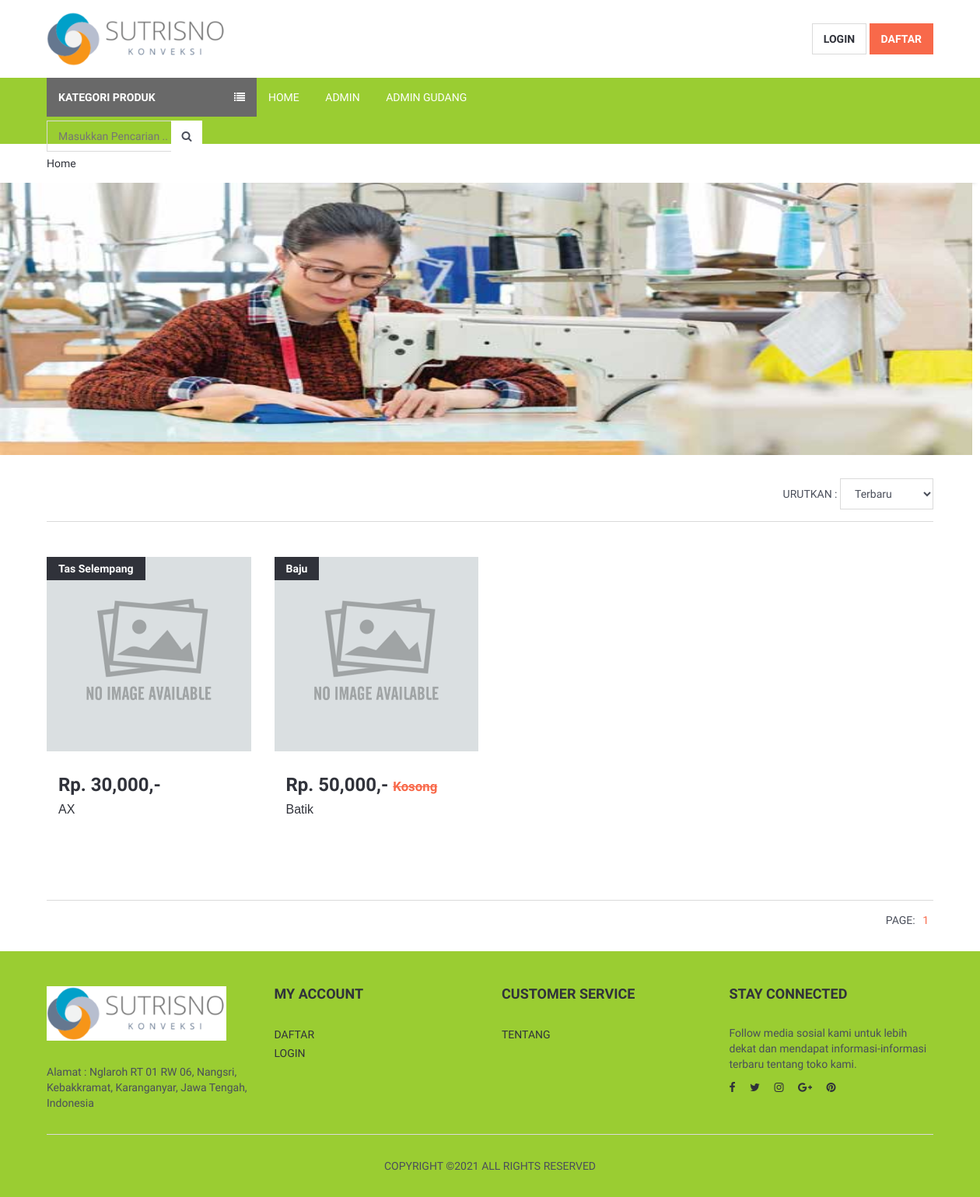
The page / on the database its author committed.
### tables this page shows
CREATE TABLE `produk` (
  `produk_id` int NOT NULL,
  `produk_nama` varchar(255) NOT NULL,
  `produk_kategori` int NOT NULL,
  `produk_harga` int NOT NULL,
  `produk_keterangan` text NOT NULL,
  `produk_jumlah` int NOT NULL,
  `produk_berat` int NOT NULL,
  `produk_foto1` varchar(255) DEFAULT NULL,
  `produk_foto2` varchar(255) DEFAULT NULL,
  `produk_foto3` varchar(255) DEFAULT NULL
);

CREATE TABLE `kategori` (
  `kategori_id` int NOT NULL,
  `kategori_nama` varchar(255) NOT NULL
);

### index.php (the view, shortened to what this page needs)
<?php include 'header.php'; ?>
<link type="text/css" rel="stylesheet" href="frontend/css/style2.css" />
<div id="breadcrumb">
	<div class="container">
		<ul class="breadcrumb">
			<li><a href="index.php">Home</a></li>
		</ul>
	</div>
</div>
<div class=xection>
		<div>
			<img width="1250" height="350" src="frontend/img/banner2.png">
		</div>
</div>
<div class="section">
	<div class="container">
		<div class="row">
			<div id="main" class="col-md-12">
				<form action="" method="get">
					<div class="store-filter clearfix">
						<div class="pull-right">
							<div class="sort-filter">
								<span class="text-uppercase">Urutkan :</span>
								<select class="input" name="urutan" onchange="this.form.submit()">
									<option <?php if(isset($_GET['urutan']) && $_GET['urutan'] == "terbaru"){echo "selected='selected'";} ?> value="terbaru">Terbaru</option>
								</select>
							</div>
						</div>
					</div>
				</form>
				<div id="store">
					<div class="row">
						<?php
						$halaman = 12;
						$page = isset($_GET["halaman"]) ? (int)$_GET["halaman"] : 1;
						$mulai = ($page>1) ? ($page * $halaman) - $halaman : 0;
						if(isset($_GET['urutan']) && $_GET['urutan'] == "harga"){
							if(isset($_GET['cari'])){
								$cari = $_GET['cari'];
								$result = mysqli_query($koneksi,"select * from produk,kategori where kategori_id=produk_kategori and produk_nama like '%$cari%' order by produk_harga asc");
							}else{
								$result = mysqli_query($koneksi,"select * from produk,kategori where kategori_id=produk_kategori order by produk_harga asc");
							}
						}else{
							if(isset($_GET['cari'])){
								$cari = $_GET['cari'];
								$result = mysqli_query($koneksi,"select * from produk,kategori where kategori_id=produk_kategori and produk_nama like '%$cari%' order by produk_id desc");
							}else{
								$result = mysqli_query($koneksi,"select * from produk,kategori where kategori_id=produk_kategori order by produk_id desc");
							}
						}
						$total = mysqli_num_rows($result);
						$pages = ceil($total/$halaman);
						if(isset($_GET['urutan']) && $_GET['urutan'] == "harga"){
							if(isset($_GET['cari'])){
								$cari = $_GET['cari'];
								$data = mysqli_query($koneksi,"select * from produk,kategori where kategori_id=produk_kategori and produk_nama like '%$cari%' order by produk_harga asc LIMIT $mulai, $halaman");
							}else{
								$data = mysqli_query($koneksi,"select * from produk,kategori where kategori_id=produk_kategori order by produk_harga asc LIMIT $mulai, $halaman");
							}
						}else{
							if(isset($_GET['cari'])){
								$cari = $_GET['cari'];
								$data = mysqli_query($koneksi,"select * from produk,kategori where kategori_id=produk_kategori and produk_nama like '%$cari%' order by produk_id desc LIMIT $mulai, $halaman");
							}else{
								$data = mysqli_query($koneksi,"select * from produk,kategori where kategori_id=produk_kategori order by produk_id desc LIMIT $mulai, $halaman");
							}
						}
						while($d = mysqli_fetch_array($data)){
							?>
							<div class="col-md-3 col-sm-6 col-xs-6">
								<div class="product product-single">
									<div class="product-thumb">
										<div class="product-label">
											<span><?php echo $d['kategori_nama'] ?></span>
										</div>
										<?php if($d['produk_foto1'] == ""){ ?>
											<img src="gambar/sistem/produk.png" style="height: 250px">
										<?php }else{ ?>
											<img src="gambar/produk/<?php echo $d['produk_foto1'] ?>" style="height: 250px">
										<?php } ?>
									</div>
									<div class="product-body">
										<h3 class="product-price"><?php echo "Rp. ".number_format($d['produk_harga']).",-"; ?> <?php if($d['produk_jumlah'] == 0){?> <del class="product-old-price">Kosong</del> <?php } ?></h3>
										<h2 class="product-name"><a href="produk_detail.php?id=<?php echo $d['produk_id'] ?>"><?php echo $d['produk_nama']; ?></a></h2>
									</div>
								</div>
							</div>
							<?php
						}
						?>
					</div>
				</div>
				<div class="store-filter clearfix">
					<div class="pull-right">
						<ul class="store-pages">
							<li><span class="text-uppercase">Page:</span></li>
							<?php for ($i=1; $i<=$pages ; $i++){ ?>
								<?php if($page==$i){ ?>
									<li class="active"><?php echo $i; ?></li>
								<?php } ?>
							<?php } ?>
						</ul>
					</div>
				</div>
			</div>
		</div>
	</div>
</div>
<?php include 'footer.php'; ?>

### frontend/css/style.css (style rules this page uses)
body { font-family: 'Hind', sans-serif; color: #4A4E5A; overflow-x: hidden; }
h1, h2, h3, h4, h5, h6 { color: #30323A; margin: 0 0 10px; font-weight: 700; }
a { color: #30323A; -webkit-transition: 0.3s color; transition: 0.3s color; }
ul, ol { margin: 0; padding: 0; list-style: none }
.input { width: 100%; height: 40px; padding: 0px 15px; border: none; background-color: transparent; -webkit-box-shadow: 0px 0px 0px 1px #DADADA inset, 0px 0px 0px 5px transparent; box-shadow: 0px 0px 0px 1px #DADADA inset, 0px 0px 0px 5px transparent; -webkit-transition: 0.3s all; transition: 0.3s all; }
.section { padding-top: 30px; padding-bottom: 30px; }
#breadcrumb { -webkit-box-shadow: 0px 6px 6px -6px rgba(0, 0, 0, 0.175); box-shadow: 0px 6px 6px -6px rgba(0, 0, 0, 0.175); }
.breadcrumb { background-color: transparent; border: none; border-radius: 0px; padding: 15px 0px; margin: 0; }
.product .product-old-price { color: #F8694A; font-size: 70%; }
.product .product-label>span { position: relative; display: inline-block; padding: 5px 15px; font-weight: 700; color: #FFF; background-color: #30323A; z-index: 22; }
.product.product-single { margin-top: 15px; margin-bottom: 15px; -webkit-transition: 0.3s all; transition: 0.3s all; }
.product.product-single .product-thumb { position: relative; margin-bottom: 15px; }
.product.product-single .product-thumb>img { width: 100%; }
.product.product-single .product-thumb:after { content: ""; position: absolute; top: 0; left: 0; right: 0; bottom: 0; background-color: #FFF; opacity: 0; visibility: hidden; z-index: 0; -webkit-transition: 0.3s all; transition: 0.3s all; }
.product.product-single .product-label { position: absolute; left: 0; top: 0; }
.product.product-single .product-label>span { display: block; }
.product.product-single .product-body { padding: 15px; }
.product.product-single .product-price { display: inline-block; }
.product.product-single .product-name { font-size: 16px; }
#store { margin-top: 15px; padding-top: 30px; border-top: 1px solid #DADADA; margin-bottom: 15px; padding-bottom: 30px; border-bottom: 1px solid #DADADA; }
.sort-filter { display: inline-block; margin-left: 15px; }
.sort-filter select.input { width: 120px; }
.store-pages { display: inline-block; margin-left: 15px; }
.store-pages li { display: inline-block; margin-right: 6px; }
.store-pages li.active { color: #F8694A; }

### frontend/css/style2.css (style rules this page uses)
h2 { font-family: sans-serif; font-weight: normal; }

### header.php (style rules this page uses)
.product-name { height: 5px; }

### rows shown on the page
produk: kategori.kategori_nama "Tas Selempang", produk_harga "30,000", produk_nama "AX"
produk: kategori.kategori_nama "Baju", produk_harga "50,000", produk_jumlah "Kosong", produk_nama "Batik"
